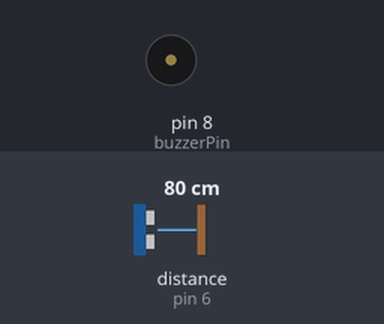
This sketch was run on a simulated Arduino Uno, built with avr-gcc and run on an emulated ATmega328P. Shown: buzzer (waves = sounding). Wiring (inferred from the names in the program): ultrasonic range finder: trigger pin 7; echo pin 6. The inputs (shaded band) are chosen by the test bench; at power-on: distance to the obstacle (sensor on pin 6) 80 cm. The echo pulse lasts 58.3 µs per cm.

Above: at 1.2 s.
1.3 s: distance to the obstacle (sensor on pin 6) set to 2 cm
At 1.55 s:
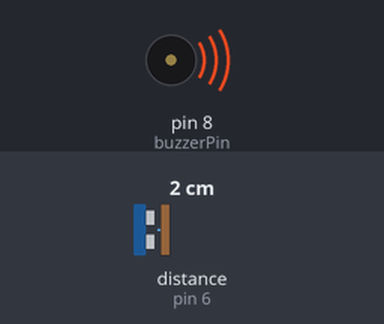
4.3 s: distance to the obstacle (sensor on pin 6) set to 4 cm
At 4.52 s:
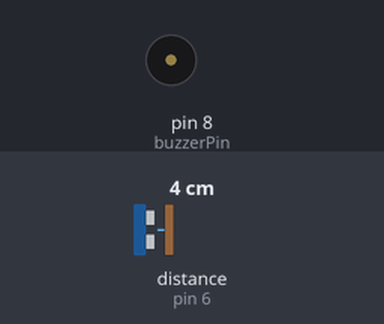
Timing chart, 0 to 13.3 s (numbered marks = the images above; inputs shaded):
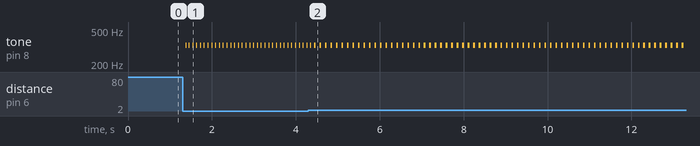

Measured:
- after the input at 1.3 s, tone on pin 8 (buzzerPin): alternates 330 Hz for 0.02 s and silent for 0.07 s, starting after 0.08 s
- after the input at 4.3 s, tone on pin 8 (buzzerPin): alternates 330 Hz for 0.04 s and silent for 0.09 s, starting after 0.27 s

The sketch:

Ultrasonik_Sens_r_10.ino
```cpp
#define echoPin 6
#define trigPin 7
#define buzzerPin 8
int maximumRange=50;
int minimumRange=0;

void setup() {
 pinMode(trigPin,OUTPUT);
 pinMode(buzzerPin,OUTPUT);
 pinMode(echoPin,INPUT);
}

void loop() {
  int olcum=mesafe(maximumRange,minimumRange);
  melodi(olcum*10);

}
int mesafe(int maxrange, int minrange)
{
  long duration,distance;
  digitalWrite(trigPin,LOW);
  delayMicroseconds(2);
  digitalWrite(trigPin,HIGH);
  delayMicroseconds(10);
  digitalWrite(trigPin,LOW);

  duration=pulseIn(echoPin,HIGH);
  distance=duration/58.2;
  delay(50);

  if(distance>=maxrange||distance<=minrange) return 0;
  return distance;
}

int melodi(int dly)
{
  tone(buzzerPin,330);
  delay(dly);
  noTone(buzzerPin);
  delay(dly);
}
```
